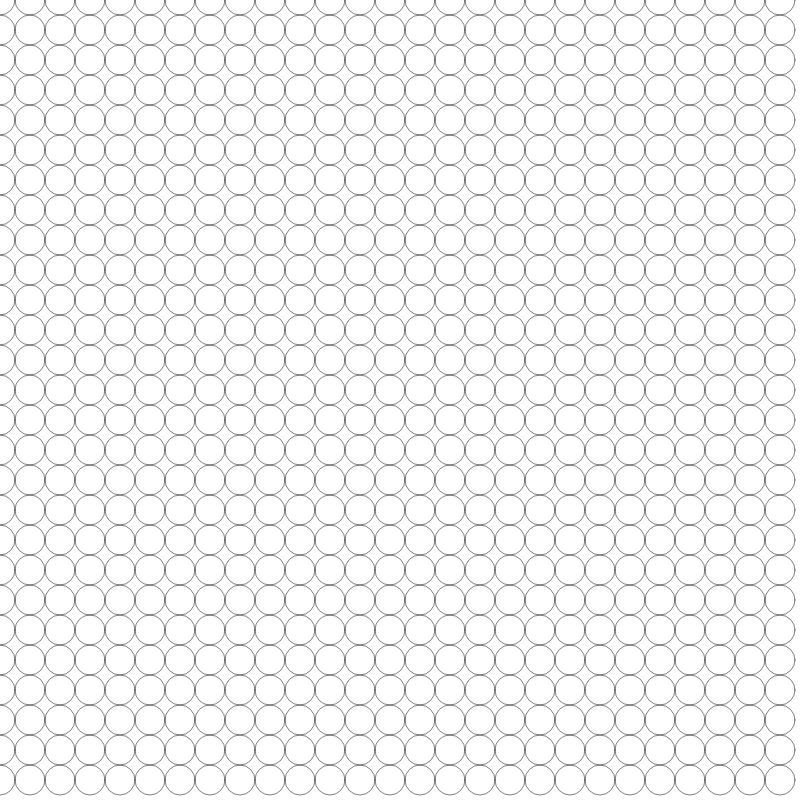
Frame 1 (no input)
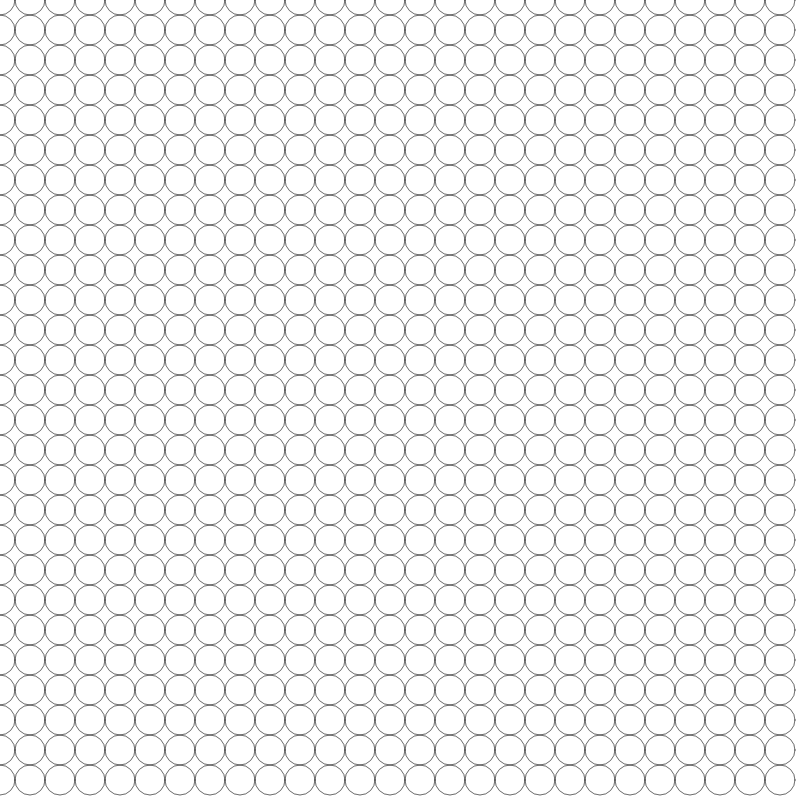
Frame 60 (no input)
Frame 120 (the mouse pressed at the canvas centre since frame 60): identical to frame 60, image omitted

The p5.js sketch that drew these frames (run headless with seeded random() and noise() and a simulated clock; from frame 60 on, the mouse is pressed at the canvas centre):

// p5.js sketch
// ── sketch.js
var tailleCarre = 30;
var ecart = 30;
var posX = 0;
var posY = 0;
var angle = 0.1;
var slider;
function setup() {
  createCanvas(800, 800);
  noFill();
  strokeWeight(0.5);
  slider = createSlider(0, 300, 30);
  console.log("hello");
}

var a = 0.1;
function draw() {
  background(255, 200);
  angle+=0.005;
//  tailleCarre =  abs(sin(angle))*200;
  //tailleCarre = map(mouseX, 0,width, 100, 200);
  posX = 0;

  while(posX < width){

    posY = 0;
    var x=posX +tailleCarre/2 * cos(a);
    var i = 0;
    while(posY < height){
      noFill();

      //rect(posX, posY, tailleCarre*sin(a)*10, tailleCarre*sin(a)*10);
      ellipse(posX, posY, slider.value(), slider.value());
      //fill(0,100);

/*
        var t = noise(angle);
        x += t;

        var y =posY +tailleCarre/2 * sin(a+posX*0.05);
        ellipse(x, y, 10,10);
*/

      posY += ecart;
      i++;
    }

    posX+=ecart;
  }
  a+=0.001;
}
